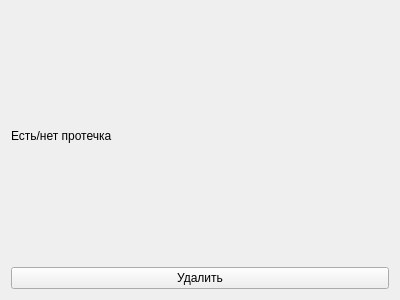
<?xml version="1.0" encoding="UTF-8"?>
<ui version="4.0">
 <class>LeakInfo</class>
 <widget class="QWidget" name="LeakInfo">
  <property name="geometry">
   <rect>
    <x>0</x>
    <y>0</y>
    <width>400</width>
    <height>300</height>
   </rect>
  </property>
  <property name="windowTitle">
   <string>Form</string>
  </property>
  <layout class="QVBoxLayout" name="verticalLayout">
   <item>
    <widget class="QLabel" name="leakInfoLabel">
     <property name="text">
      <string>Есть/нет протечка</string>
     </property>
    </widget>
   </item>
   <item>
    <widget class="QPushButton" name="deleteButton">
     <property name="text">
      <string>Удалить</string>
     </property>
    </widget>
   </item>
  </layout>
 </widget>
 <resources/>
 <connections/>
</ui>
